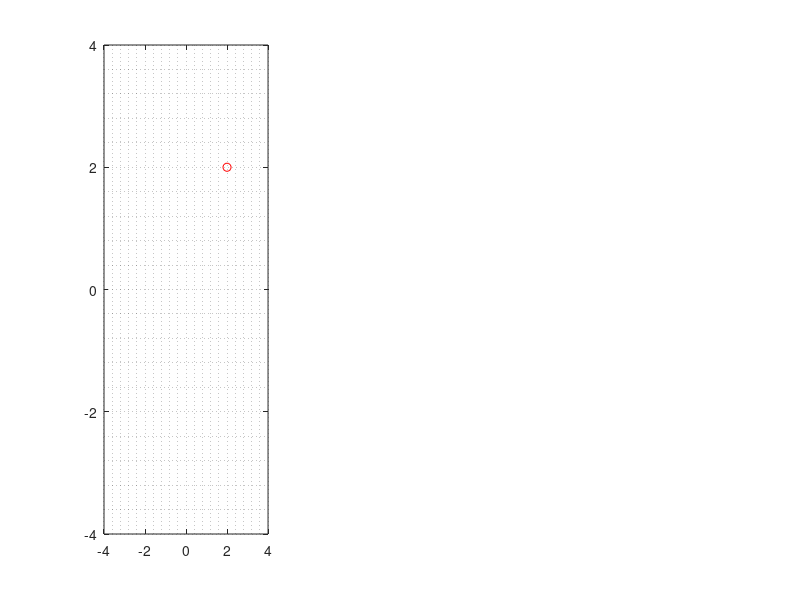

Recreate this plot in MATLAB. (Note: this script raises an error after producing the figure.)
% gradient descent
% one point two targets
clear; clc; close all
%% initial condition & parameters
initial = [2,2];
lambda1 = 0.1;
lambda2 = 0.1;
maxIter = 30;
x_prev = initial(1);
y_prev = initial(2);

figure(1)
set(gcf,'Position',[1 553 1257 343])
subplot(131)
plot(initial(1),initial(2),'ro')
xlim([initial(1)*-2,initial(1)*2])
ylim([initial(2)*-2,initial(2)*2])
grid minor
[c1,c2] = ginput(2);
hold on; plot(c1,c2,'b*'); hold off

%% cost function & derivatives
% f1 = (c1(1)-initial(1)).^2 + (c2(1)-initial(2)).^2;
% f2 = (c2(1)-initial(1)).^2 + (c2(2)-initial(2)).^2;
syms x y
eval(sprintf('f1 = (%d-x).^2 + (%d-y).^2;',c1(1),c2(1)))
eval(sprintf('f2 = (%d-x).^2 + (%d-y).^2;',c1(2),c2(2)))
df_x1 = diff(f1,x);
df_y1 = diff(f1,y);
df_x2 = diff(f2,x);
df_y2 = diff(f2,y);
f1 = matlabFunction(f1);
f2 = matlabFunction(f2);
df_x1 = matlabFunction(df_x1);
df_y1 = matlabFunction(df_y1);
df_x2 = matlabFunction(df_x2);
df_y2 = matlabFunction(df_y2);


%% main loop
con1 = [];
con2 = [];

for numIter = 1:maxIter
    % update x,y
    x_curr = x_prev - lambda1*df_x1(x_prev) - lambda1*df_x2(x_prev);
    y_curr = y_prev - lambda2*df_y1(y_prev) - lambda2*df_y2(y_prev);
    
    subplot(131)
    plot(x_curr,y_curr,'ro')
    xlim([initial(1)*-2,initial(1)*2])
    ylim([initial(2)*-2,initial(2)*2])
    xlabel(sprintf('numIter: %d',numIter))
    grid minor
    hold on; plot(c1,c2,'b*'); hold off
    
    subplot(132)
    con1 = [con1,f1(x_curr,y_curr)];
    plot(1:numIter,con1,'o-')
    xlim([1 maxIter])
    xlabel(sprintf('error1: %f',f1(x_curr,y_curr)))
    
    subplot(133)
    con2 = [con2,f2(x_curr,y_curr)];
    plot(1:numIter,con2,'o-')
    xlim([1 maxIter])
    xlabel(sprintf('error2: %f',f2(x_curr,y_curr)))
    
    x_prev = x_curr;
    y_prev = y_curr;
    pause(.1)
end



